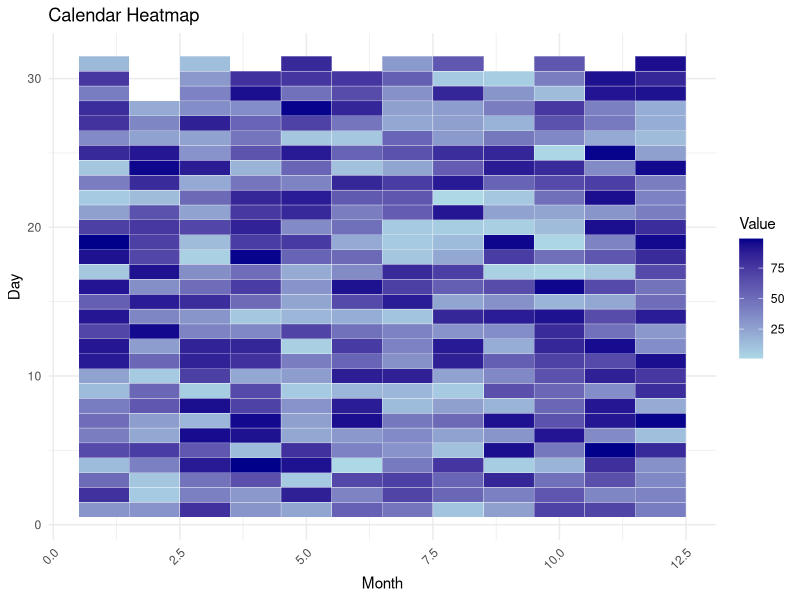

The R source for this figure:
library(ggplot2)
library(dplyr)
library(lubridate)

# Sample data 
set.seed(123)
start_date <- as.Date("2023-01-01")
end_date <- as.Date("2023-12-31")
date_seq <- seq(start_date, end_date, by = "day")
data <- data.frame(
  date = date_seq,
  value = sample(1:100, length(date_seq), replace = TRUE)
)

# Extract month and day
data <- data %>%
  mutate(month = month(date),
         day = day(date))

# Create calendar heatmap
ggplot(data, aes(x = month, y = day, fill = value)) +
  geom_tile(color = "white") +
  scale_fill_gradient(low = "lightblue", high = "darkblue") +
  labs(title = "Calendar Heatmap",
       x = "Month",
       y = "Day",
       fill = "Value") +
  theme_minimal() +
  theme(axis.text.x = element_text(angle = 45, vjust = 1, hjust = 1))
